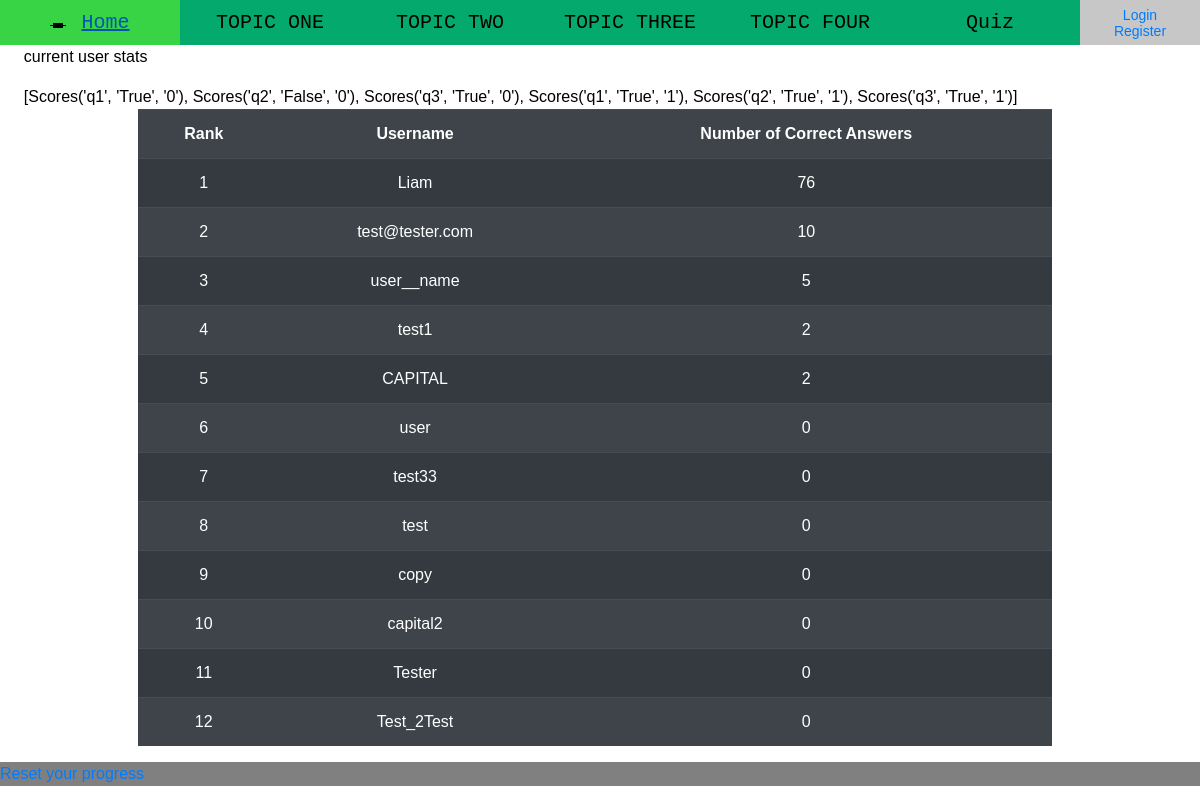
The page /scoreboard (signed in) on the database its author committed.
### app/models.py (models this page shows, shortened)
class Scores (db.Model):
    id = db.Column(db.Integer, primary_key=True)
    questionid = db.Column(db.Integer, nullable=False)
    correct = db.Column(db.Boolean, nullable=False)
    attempt = db.Column(db.Integer, default = 0, nullable=False)
    userid = db.Column(db.Integer, db.ForeignKey('user.id'), nullable=False)
    def __repr__(self):
        return f"Scores('{self.questionid}', '{self.correct}', '{self.attempt}')"

class User(db.Model, UserMixin):
    id = db.Column(db.Integer, primary_key = True)
    username = db.Column(db.String(20), unique = True, nullable=False)
    email = db.Column(db.String(120), unique = True, nullable=False)
    password = db.Column(db.String(60), nullable=False)
    about_me = db.Column(db.String(140))
    last_seen = db.Column(db.DateTime, default=datetime.utcnow)
    scores = db.relationship('Scores', backref='user_info', lazy=True)

### app/routes.py (the view)
@app.route("/scoreboard")
@login_required
def scoreboard():
    data = Scores.query.filter_by(userid=current_user.id).all()
    all_users = User.query.all()
    scores = []
    for userid in all_users:
        score = 0
        for item in Scores.query.filter_by(userid=userid.id).all():
            score += item.correct
        scores.append([score, userid.username])
    scores.sort(reverse=True)
    counter = 1
    for score in scores:
        score.append(counter)
        counter += 1
    return render_template('scoreboard.html', current_user=data, scores=scores)

### app/models.py (called while the page is built)
@login_manager.user_loader
def load_user(user_id):
    return User.query.get(int(user_id))

### app/routes.py (called while the page is built)
@app.before_request
def before_request():
    if current_user.is_authenticated:
        current_user.last_seen = datetime.utcnow()
        db.session.commit()

### app/templates/scoreboard.html
{% extends "layout.html" %}
{% block content %}
<p>current user stats</p>
    {{current_user}}
    <br>
    <table class="table table-striped table-dark" style="width:80%; text-align:center; margin:0% 10%;">
        <tr>
        <th>Rank</th>
        <th>Username</th>
        <th>Number of Correct Answers</th>
        </tr>
        {% for user  in scores %}
        <tr>
            <td>{{user[2]}}</td>
            <td>{{user[1]}}</td>
            <td>{{user[0]}}</td>
        </tr>
        {% endfor %}
    </table>
{% endblock %}

### app/static/css/layout.css (style rules this page uses)
:root { --header-default: #04aa6d; --header-hover: #38d445; --header-active: #afe0b4; --header-login: #c7c7c7; --header-height: 45px; --shading: #e4e4e4; --button-primary-color: #44c767; --button-secondary-color: #5cbf2a; }
body { margin: 0; padding: 0; font-family: Verdana, Geneva, Tahoma, sans-serif; color: black; }

### rows shown on the page
Scores: questionid+correct+attempt "[Scores('q1', 'True', '0'), Scores('q2', 'False', '0'), Scores('q3', 'True', '0'), Scores('q1', 'True', '1'), Scores('q2', 'True', '1'), Scores('q3', 'True', '1')]"
User: user "1", username "Liam", user "76"
User: user "2", username "test@tester.com", user "10"
User: user "3", username "user__name", user "5"
User: user "4", username "test1", id "2"
User: user "5", username "CAPITAL", user "2"
User: user "6", username "user", user "0"
User: user "7", username "test33", user "0"
User: user "8", username "test", user "0"
User: user "9", username "copy", user "0"
User: user "10", username "capital2", user "0"
User: user "11", username "Tester", user "0"
User: id "12", username "Test_2Test", user "0"
